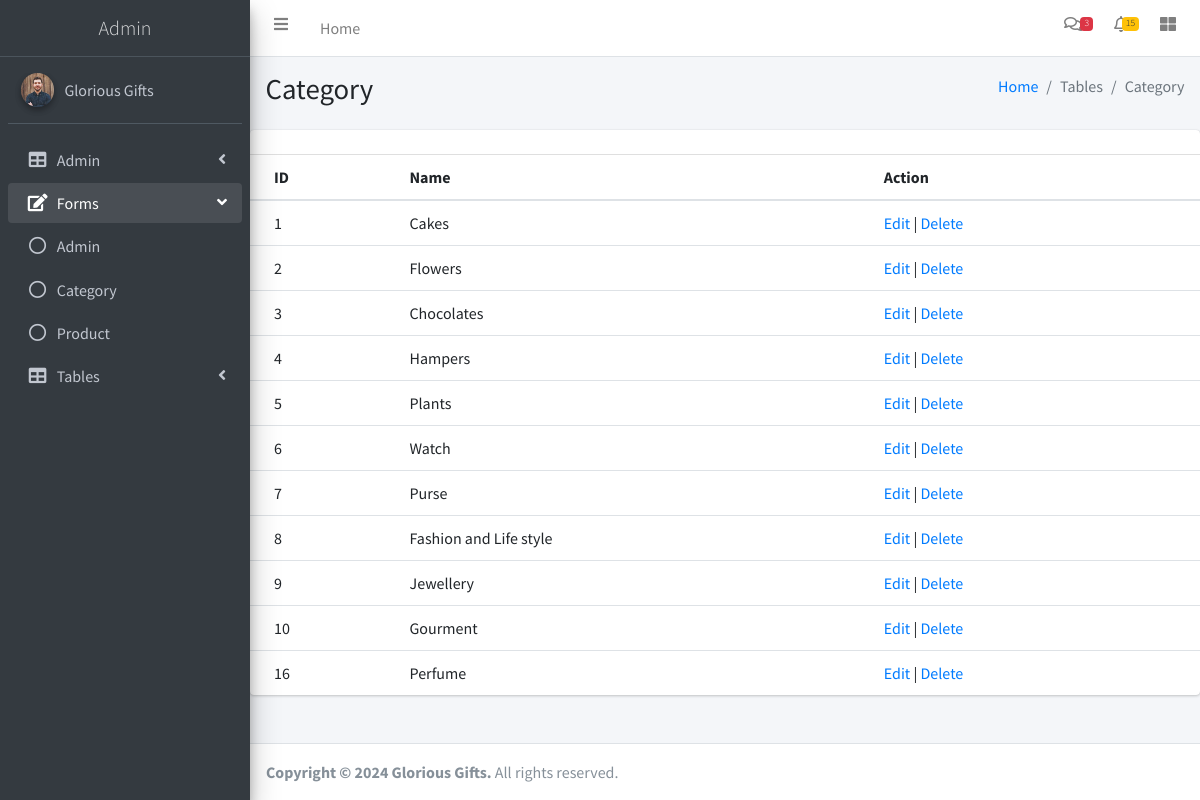
Page /adminlte/category-table.php on the committed database.
### tables this page shows
CREATE TABLE `tbl_category` (
  `category_id` int(11) NOT NULL,
  `category_name` varchar(50) NOT NULL
);

### adminlte/category-table.php (the view, shortened to what this page needs)
<!DOCTYPE html>
<html>
<head>
  <link rel="stylesheet" href="plugins/fontawesome-free/css/all.min.css">
  <link rel="stylesheet" href="https://code.ionicframework.com/ionicons/2.0.1/css/ionicons.min.css">
  <link rel="stylesheet" href="plugins/datatables-bs4/css/dataTables.bootstrap4.min.css">
  <link rel="stylesheet" href="plugins/datatables-responsive/css/responsive.bootstrap4.min.css">
  <link rel="stylesheet" href="dist/css/adminlte.min.css">
</head>
<body class="hold-transition sidebar-mini">
<div class="wrapper">
   <?php
   include './themepart/header-menu.php';
   ?>
   <?php
    include './themepart/sidebar.php';
   ?>
  <div class="content-wrapper">
    <section class="content-header">
      <div class="container-fluid">
        <div class="row mb-2">
          <div class="col-sm-6">
            <h1>Category</h1>
          </div>
          <div class="col-sm-6">
            <ol class="breadcrumb float-sm-right">
              <li class="breadcrumb-item"><a href="#">Home</a></li>
              <li class="breadcrumb-item active">Tables</li>
              <li class="breadcrumb-item active">Category</li>
            </ol>
          </div>
        </div>
      </div>
    </section>
    <div class="row">
          <div class="col-12">
            <div class="card">
              <div class="card-header">
              </div>
              <div class="card-body table-responsive p-0">
                <table class="table table-hover text-nowrap">
                  <thead>
                    <tr>
                      <th>ID</th>
                      <th>Name</th>
                      <th>Action</th>
                    </tr>
                  </thead>
                  <tbody>
                   <?php
                    include './connection.php';
                    $sq=mysqli_query($connection,"select * from tbl_category");
                    while($data=mysqli_fetch_array($sq))
                    {
                      echo "<tr>";
                      echo "<td>{$data['category_id']}</td>";
                      echo "<td>{$data['category_name']}</td>";
                    echo "<td><a href='edit-category.php?eid={$data['category_id']}'>Edit</a> |
                      <a href='category-table.php?did={$data['category_id']}' onclick='return checkdelete();'>Delete</a></td>";
                      echo "</tr>";
                    }
                   ?>
                  </tbody>
                </table>
              </div>
            </div>
          </div>
        </div>
</div>
<?php
 include './themepart/footer.php';
 ?>
</body>
</html>

### rows in the picture
tbl_category: category_id "1", category_name "Cakes"
tbl_category: category_id "2", category_name "Flowers"
tbl_category: category_id "3", category_name "Chocolates"
tbl_category: category_id "4", category_name "Hampers"
tbl_category: category_id "5", category_name "Plants"
tbl_category: category_id "6", category_name "Watch"
tbl_category: category_id "7", category_name "Purse"
tbl_category: category_id "8", category_name "Fashion and Life style"
tbl_category: category_id "9", category_name "Jewellery"
tbl_category: category_id "10", category_name "Gourment"
tbl_category: category_id "16", category_name "Perfume"
